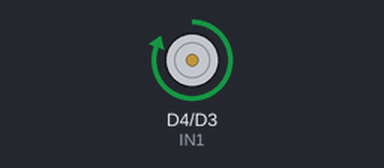
Simulated run of this sketch. Board: ESP8266 (NodeMCU). Shown: motor-driver pin pairs drawn as motors (green arrow = first pin HIGH = forward, orange = second pin HIGH = backward, longer = more drive, scaled by the enable pin).

Above: at 0.1 s.
At 10.1 s:
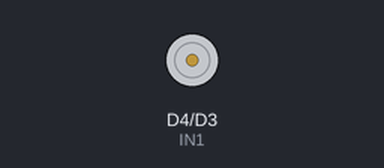
At 23.3 s:
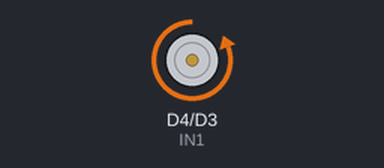
At 35.09 s:
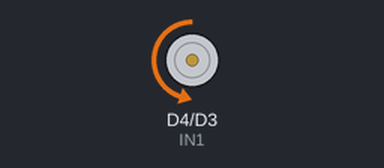
Timing chart, 0 to 38.0 s (numbered marks = the images above):
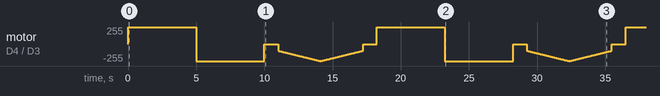

The sketch:

Motor_DC.ino
```cpp
int ENA = D6;
int IN1 = D4;
int IN2 = D3;

void setup() {
  pinMode(ENA, OUTPUT);
  pinMode(IN1, OUTPUT);
  pinMode(IN2, OUTPUT);
  digitalWrite(IN1, LOW);
  digitalWrite(IN2, LOW);
}

void loop() {
  setDirection();
  delay(1000);
  changeSpeed();
  delay(1000);
}

void setDirection() {
  analogWrite(ENA, 255);

  digitalWrite(IN1, HIGH);
  digitalWrite(IN2, LOW);
  delay(5000);

  digitalWrite(IN1, LOW);
  digitalWrite(IN2, HIGH);
  delay(5000);

  digitalWrite(IN1, LOW);
  digitalWrite(IN2, LOW);
}

void changeSpeed() {
  digitalWrite(IN1, LOW);
  digitalWrite(IN2, HIGH);

  for (int i = 100; i < 256; i++) {
    analogWrite(ENA, i);
    delay(20);
  }

  for (int i = 255; i >= 100; --i) {
    analogWrite(ENA, i);
    delay(20);
  }
  digitalWrite(IN1, LOW);
  digitalWrite(IN2, LOW);
}
```
